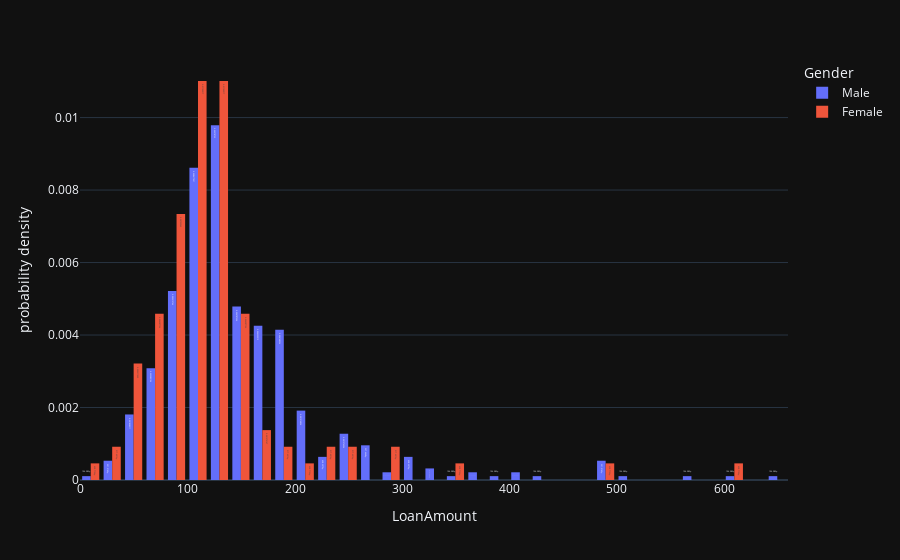

The cell this chart's notebook holds for it:
### Markdown cell above
#### Loan Amount and Gender

### Code cell
fig = px.histogram(
    data_frame=data,
    x=data["LoanAmount"],
    color=data["Gender"],
    barmode="group",
    histnorm="probability density",
    text_auto=True,
)
fig.show()

### Figure 1 — Plotly figure (JSON) as saved in the notebook; plotly's stock layout.template omitted (floating-point values rounded to 4 significant figures; data arrays with more than 128 entries replaced by an {"elided": "..."} marker saying what was removed)
{"data": [{"alignmentgroup": "True", "bingroup": "x", "histnorm": "probability density", "hovertemplate": "Gender=Male<br>LoanAmount=%{x}<br>probability density=%{y}<extra></extra>", "legendgroup": "Male", "marker": {"color": "#636efa", "pattern": {"shape": ""}}, "name": "Male", "offsetgroup": "Male", "orientation": "v", "showlegend": true, "texttemplate": "%{value}", "type": "histogram", "x": {"elided": "489 int values"}, "xaxis": "x", "yaxis": "y"}, {"alignmentgroup": "True", "bingroup": "x", "histnorm": "probability density", "hovertemplate": "Gender=Female<br>LoanAmount=%{x}<br>probability density=%{y}<extra></extra>", "legendgroup": "Female", "marker": {"color": "#EF553B", "pattern": {"shape": ""}}, "name": "Female", "offsetgroup": "Female", "orientation": "v", "showlegend": true, "texttemplate": "%{value}", "type": "histogram", "x": [76, 120, 144, 88, 120, 144, 100, 120, 112, 286, 116, 136, 111, 167, 137, 139, null, 154, 259, 44, 137, 93, 84, 100, 70, 225, 112, 108, 120, 113, 120, 80, 214, 127, 280, 122, 112, 138, 255, 155, 120, 135, 90, 30, 124, 54, 99, 115, 143, 135, 151, 132, 135, 104, 84, 56, 112, 132, 110, 67, null, 71, 46, 105, 130, 116, 81, 55, 110, 156, 71, 103, 53, 194, 115, 66, 62, 178, 60, 160, 80, 81, 150, null, 138, 132, 98, 93, 154, 225, 105, 113, 100, 40, 113, 95, 125, 140, 99, 95, 102, 103, 84, 182, 600, 9, 36, 70, 350, 496, 71, 133], "xaxis": "x", "yaxis": "y"}], "layout": {"barmode": "group", "legend": {"title": {"text": "Gender"}, "tracegroupgap": 0}, "margin": {"t": 60}, "xaxis": {"anchor": "y", "domain": [0, 1], "title": {"text": "LoanAmount"}}, "yaxis": {"anchor": "x", "domain": [0, 1], "title": {"text": "probability density"}}}}
